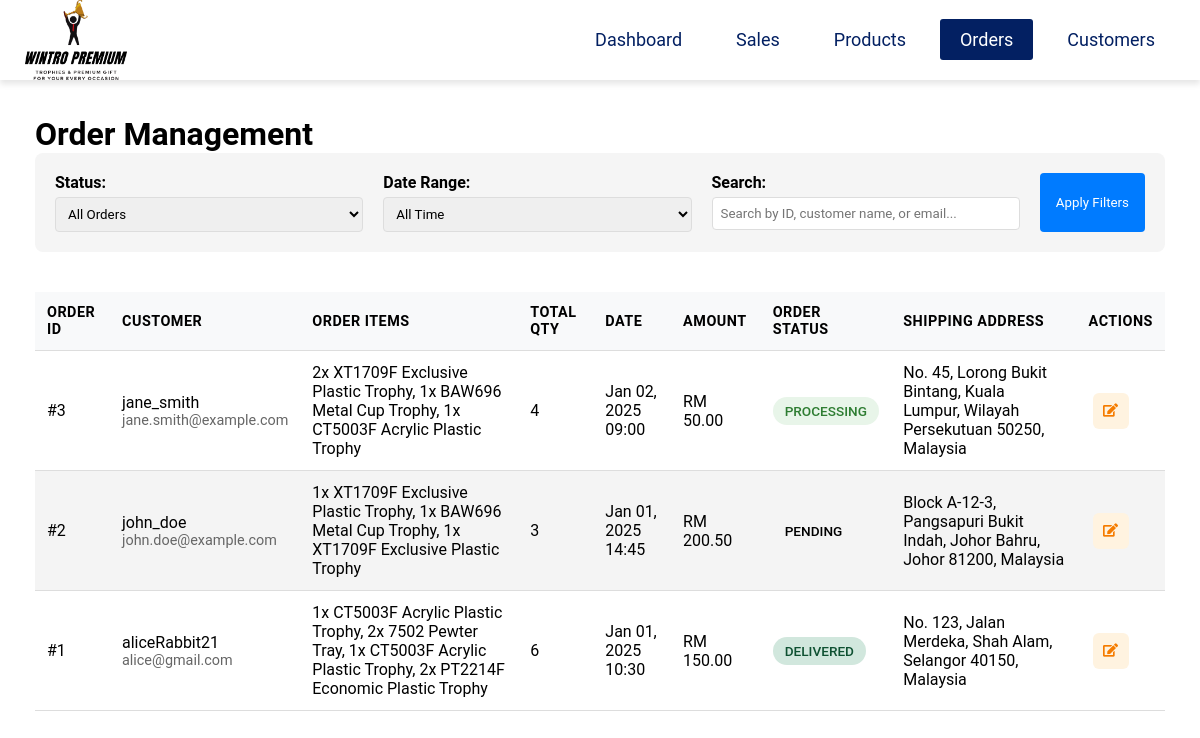
Screenshot of /app/Admin/orders_view.php (signed in) with the database file from the repository.
### tables this page shows
CREATE TABLE IF NOT EXISTS orders (
    id INT AUTO_INCREMENT PRIMARY KEY,
    user_id INT NOT NULL,
    order_date TIMESTAMP DEFAULT CURRENT_TIMESTAMP,
    status VARCHAR(50) NOT NULL DEFAULT 'pending',
    transaction_id INT(12),
    FOREIGN KEY (transaction_id) REFERENCES transactions(tid),
    FOREIGN KEY (user_id) REFERENCES users(id) ON DELETE CASCADE   
);

CREATE TABLE IF NOT EXISTS transactions (
    tid INT(12) AUTO_INCREMENT PRIMARY KEY,
    payment_amount DECIMAL(10, 2) NOT NULL,
    payment_status VARCHAR(30) NOT NULL DEFAULT 'INCOMPLETE',
    transaction_date TIMESTAMP DEFAULT CURRENT_TIMESTAMP,
    payer_id INT(12) NOT NULL,
    payer_email VARCHAR(80) NOT NULL,
    address_street VARCHAR(255) NOT NULL,
    address_city VARCHAR(100) NOT NULL,
    address_state VARCHAR(100) NOT NULL,
    address_zip VARCHAR(12) NOT NULL,
    address_country VARCHAR(100) NOT NULL,
    FOREIGN KEY (payer_id) REFERENCES users (id)
);

CREATE TABLE IF NOT EXISTS users (
    id INT AUTO_INCREMENT PRIMARY KEY,
    full_name VARCHAR(100) NOT NULL,
    username VARCHAR(60) NOT NULL,
    pwd VARCHAR(60) NOT NULL,
    email VARCHAR(60) NOT NULL,
    phone_number VARCHAR(15) NOT NULL,
    date_created TIMESTAMP DEFAULT CURRENT_TIMESTAMP,
    is_admin BOOLEAN NOT NULL DEFAULT FALSE
);

### app/Admin/orders_view.php (the view, shortened to what this page needs)
<?php
require_once '../includes/dbh-inc.php';
$status_filter = $_GET['status'] ?? 'all';
$date_filter = $_GET['date'] ?? 'all';
$search = $_GET['search'] ?? '';
$query = "SELECT
            t.tid,
            o.id AS order_id,
            o.status AS order_status,
            o.order_date,
            t.payment_amount,
            u.email,
            t.transaction_date,
            ua.address_street,
            ua.address_city,
            ua.address_state,
            ua.address_zip,
            ua.address_country,
            u.username,
            GROUP_CONCAT(
                CONCAT(td.quantity, 'x ', td.product_name)
                SEPARATOR ', '
            ) AS order_items,
            SUM(td.quantity) AS total_quantity
        FROM orders o
        JOIN transactions t ON o.transaction_id = t.tid
        JOIN users u ON o.user_id = u.id
        LEFT JOIN transaction_details td ON t.tid = td.tid
        LEFT JOIN user_address ua ON u.id = ua.uid
        WHERE 1 = 1";
$params = [];
$query .= " GROUP BY t.tid, o.id, o.status, o.order_date, t.payment_amount, u.email,
            t.transaction_date, ua.address_street, ua.address_city, ua.address_state,
            ua.address_zip, ua.address_country, u.username
            ORDER BY t.transaction_date DESC";
$stmt = $pdo->prepare($query);
if (!$stmt->execute($params)) {
    echo "SQL Error: " . htmlspecialchars(print_r($stmt->errorInfo(), true));
    exit();
}
$transactions = $stmt->fetchAll(PDO::FETCH_ASSOC);
?>
<!DOCTYPE html>
<html lang="en">
<head>
    <link rel="stylesheet" href="orders_view.css">
    <link rel="stylesheet" href="https://cdnjs.cloudflare.com/ajax/libs/font-awesome/6.0.0/css/all.min.css">
    <?php include 'header.php'; ?>
</head>
<body>
    <div class="admin-container">
        <h1>Order Management</h1>
        <div class="filters">
            <form method="GET" class="filter-form">
                <div class="filter-group">
                    <label for="status">Status:</label>
                    <select name="status" id="status">
                        <option value="all" <?php echo $status_filter === 'all' ? 'selected' : ''; ?>>All Orders</option>
                    </select>
                </div>
                <div class="filter-group">
                    <label for="date">Date Range:</label>
                    <select name="date" id="date">
                        <option value="all" <?php echo $date_filter === 'all' ? 'selected' : ''; ?>>All Time</option>
                    </select>
                </div>
                <div class="filter-group">
                    <label for="search">Search:</label>
                    <input type="text" name="search" id="search" value="<?php echo htmlspecialchars($search); ?>" placeholder="Search by ID, customer name, or email...">
                </div>
                <button type="submit" class="filter-btn">Apply Filters</button>
            </form>
        </div>
<div class="orders-table-container">
    <?php if (empty($transactions)): ?>
        <p>No orders found for the selected filters.</p>
    <?php else: ?>
        <table class="orders-table">
            <thead>
                <tr>
                    <th>Order ID</th>
                    <th>Customer</th>
                    <th>Order Items</th>
                    <th>Total Qty</th>
                    <th>Date</th>
                    <th>Amount</th>
                    <th>Order Status</th>
                    <th>Shipping Address</th>
                    <th>Actions</th>
                </tr>
            </thead>
            <tbody>
            <?php foreach ($transactions as $transaction): ?>
                <tr>
                    <td>#<?php echo htmlspecialchars($transaction['tid']); ?></td>
                    <td>
                        <div class="customer-info">
                            <span class="customer-name"><?php echo htmlspecialchars($transaction['username']); ?></span>
                            <span class="customer-email"><?php echo htmlspecialchars($transaction['email'] ?? ''); ?></span>
                        </div>
                    </td>
                    <td><?php echo htmlspecialchars($transaction['order_items']); ?></td>
                    <td><?php echo htmlspecialchars($transaction['total_quantity']); ?></td>
                    <td><?php echo date('M d, Y H:i', strtotime($transaction['transaction_date'])); ?></td>
                    <td>RM <?php echo number_format($transaction['payment_amount'], 2); ?></td>
                    <td>
                        <span class="status-badge status-<?php echo strtolower($transaction['order_status']); ?>">
                            <?php echo htmlspecialchars(ucfirst($transaction['order_status'])); ?>
                        </span>
                    </td>
                    <td>
                        <?php
                            echo htmlspecialchars($transaction['address_street']) . ', ' .
                                 htmlspecialchars($transaction['address_city']) . ', ' .
                                 htmlspecialchars($transaction['address_state']) . ' ' .
                                 htmlspecialchars($transaction['address_zip']) . ', ' .
                                 htmlspecialchars($transaction['address_country']);
                        ?>
                    </td>
                    <td>
                        <button onclick="updateStatus('<?php echo $transaction['tid']; ?>')" class="action-btn edit-btn">
                            <i class="fas fa-edit"></i>
                        </button>
                    </td>
                </tr>
            <?php endforeach; ?>
            </tbody>
        </table>
    <?php endif; ?>
</div>
</body>
</html>

### app/Admin/orders_view.css (style rules this page uses)
.admin-container { padding: 20px; max-width: 1400px; margin: 0 auto; }
.filters { background: #f5f5f5; padding: 20px; border-radius: 8px; margin-bottom: 20px; }
.filter-form { display: flex; gap: 20px; flex-wrap: wrap; }
.filter-group { flex: 1; min-width: 200px; }
.filter-group label { display: block; margin-bottom: 5px; font-weight: bold; }
.filter-group select, .filter-group input { width: 100%; padding: 8px; border: 1px solid #ddd; border-radius: 4px; }
.filter-btn { background: #007bff; color: white; border: none; padding: 8px 16px; border-radius: 4px; cursor: pointer; }
.orders-table-container { overflow-x: auto; }
.orders-table { width: 100%; border-collapse: collapse; margin-top: 20px; }
.orders-table th, .orders-table td { padding: 12px; text-align: left; border-bottom: 1px solid #ddd; }
.orders-table th { background: #f8f9fa; font-weight: 600; text-transform: uppercase; font-size: 0.9em; letter-spacing: 0.5px; }
.customer-info { display: flex; flex-direction: column; }
.customer-email { font-size: 0.9em; color: #666; }
.status-badge { padding: 6px 12px; border-radius: 20px; font-size: 0.85em; font-weight: 500; text-transform: uppercase; display: inline-block; }
.status-processing { background: #e8f5e9; color: #2e7d32; }
.status-delivered { background: #d1e7dd; color: #0f5132; }
.action-btn { background: none; border: none; cursor: pointer; padding: 8px; margin: 0 4px; border-radius: 6px; transition: all 0.2s ease; width: 36px; height: 36px; display: inline-flex; align-items: center; justify-content: center; }
.edit-btn { background-color: #fff3e0; color: #f57c00; }

### app/Admin/style.css (style rules this page uses)
* { padding: 0; margin: 0; text-decoration: none; list-style: none; box-sizing: border-box; font-family: "Roboto", sans-serif; }
body { margin: 15px; padding-top: 80px; overflow-x: hidden; overflow-y: auto; }
table { width: 100%; border-collapse: collapse; }
table, th, td { border-collapse: collapse; padding: 16px; text-align: left; }
thead th { position: sticky; top: 0; left: 0; background-color: #D9DCE7; cursor: pointer; text-transform: capitalize; }
tbody tr:nth-child(even) { background-color: #0000000b; }
tbody tr { --delay: 0.1s; transition: 0.5s ease-in-out var(--delay), background-color 0s; }
tbody tr td, tbody tr td p { transition: 0.2s ease-in-out; cursor: pointer; color: black; text-decoration: none; }

### rows the page displays
orders: transaction.tid "3", user.username "jane_smith", user.email "jane.smith@example.com", order_items "2x XT1709F Exclusive Plastic Trophy, 1x BAW696 Metal Cup Trophy, 1x CT5003F Acrylic Plastic Trophy", total_quantity "4", transaction.transaction_date "Jan 02, 2025 09:00", transaction.payment_amount "50.00", status "PROCESSING", address_street "No. 45, Lorong Bukit Bintang", address_city "Kuala Lumpur", address_state "Wilayah Persekutuan", address_zip "50250", address_country "Malaysia"
orders: transaction.tid "2", user.username "john_doe", user.email "john.doe@example.com", order_items "1x XT1709F Exclusive Plastic Trophy, 1x BAW696 Metal Cup Trophy, 1x XT1709F Exclusive Plastic Trophy", total_quantity "3", transaction.transaction_date "Jan 01, 2025 14:45", transaction.payment_amount "200.50", status "PENDING", address_street "Block A-12-3, Pangsapuri Bukit Indah", address_city "Johor Bahru", address_state "Johor", address_zip "81200", address_country "Malaysia"
orders: transaction.tid "1", user.username "aliceRabbit21", user.email "alice@gmail.com", order_items "1x CT5003F Acrylic Plastic Trophy, 2x 7502 Pewter Tray, 1x CT5003F Acrylic Plastic Trophy, 2x PT2214F Economic Plastic Trophy", total_quantity "6", transaction.transaction_date "Jan 01, 2025 10:30", transaction.payment_amount "150.00", status "DELIVERED", address_street "No. 123, Jalan Merdeka", address_city "Shah Alam", address_state "Selangor", address_zip "40150", address_country "Malaysia"
